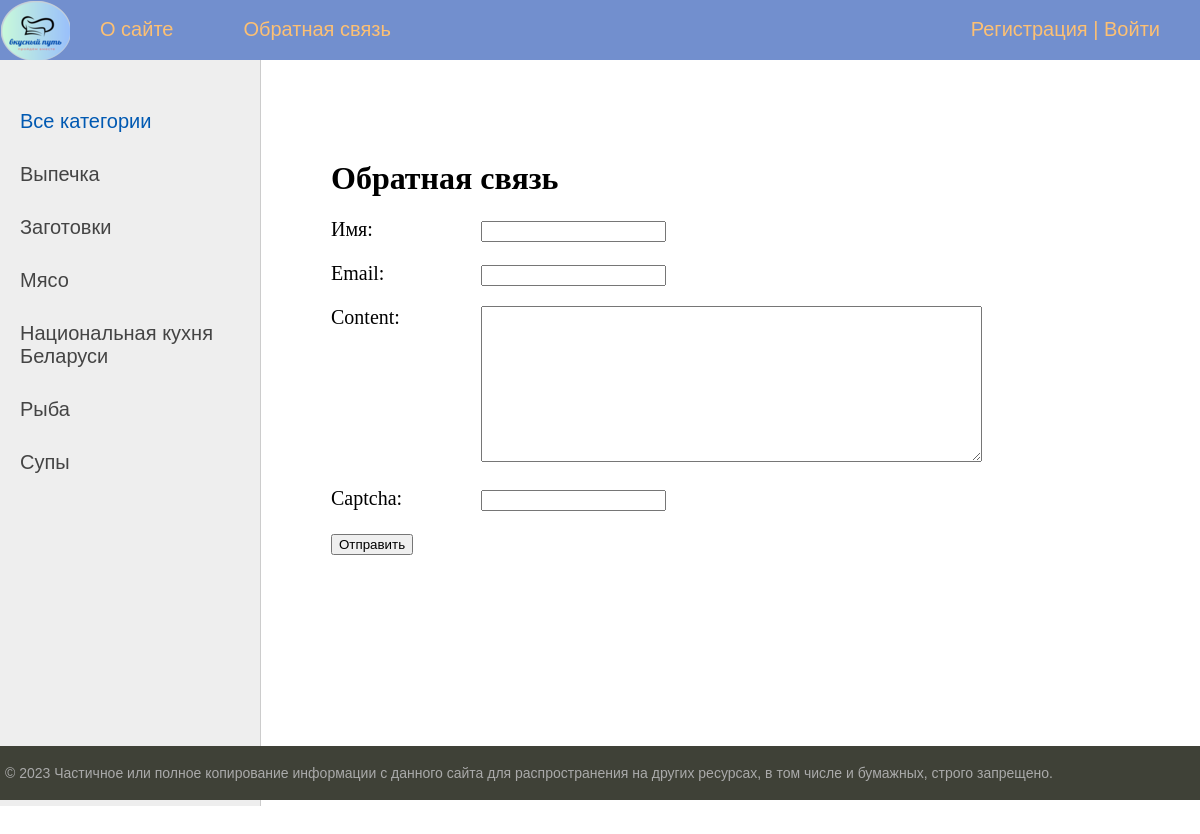
Page /contact/ on the committed database.
### delicious_way/models.py (models this page shows, shortened)
class Category(models.Model):
    name = models.CharField(max_length=100, db_index=True, verbose_name='Категория')
    slug = models.SlugField(max_length=255, unique=True, db_index=True, verbose_name="URL")
    def get_absolute_url(self):
        return reverse('category', kwargs={'cat_slug': self.slug})
    class Meta:
        verbose_name = 'Категория'
        verbose_name_plural = 'Категории'
        ordering = ['id']

### delicious_way/views.py (the view, shortened to what this page needs)
# urls.py: path('contact/', ContactFormView.as_view(), name='contact'),
class ContactFormView(DataMixin, FormView):
    form_class = ContactForm
    template_name = 'delicious_way/contact.html'
    success_url = reverse_lazy('home')
    def get_context_data(self, *, object_list=None, **kwargs):
        context = super().get_context_data(**kwargs)
        c_def = self.get_user_context(title="Обратная связь")
        return dict(list(context.items()) + list(c_def.items()))

### delicious_way/forms.py
class ContactForm(forms.Form):
    name = forms.CharField(label='Имя', max_length=255)
    email = forms.EmailField(label='Email')
    content = forms.CharField(widget=forms.Textarea(attrs={'cols': 60, 'rows': 10}))
    captcha = CaptchaField()

### delicious_way/utils.py (called while the page is built)
    def get_user_context(self, **kwargs):
        context = kwargs
        cats = Category.objects.annotate(Count('deliciousway'))
        user_menu = menu.copy()
        if not self.request.user.is_authenticated:
            user_menu.pop(1)
        context['menu'] = user_menu
        context['cats'] = cats
        if 'cat_selected' not in context:
            context['cat_selected'] = 0
        return context

### delicious_way/templates/delicious_way/contact.html (shortened to what this page needs)
{% extends 'delicious_way/base.html' %}
{% block content %}
<h1>{{title}}</h1>
<form method="post">
{% for f in form %}
<p><label class="form-label" for="{{ f.id_for_label }}">{{f.label}}: </label>{{ f }}</p>
{% endfor %}
    <button type="submit">Отправить</button>
</form>
<p>{% endblock %}

### delicious_way/templates/delicious_way/base.html (shortened to what this page needs)
{% load static %}
{% load delicious_way_tags %}
<!DOCTYPE html>
<html>
<head>
	<link type="text/css" href="{% static 'delicious_way/css/styles.css' %}" rel="stylesheet" />
</head>
<body>
<table class="table-page" border=0 cellpadding="0" cellspacing="0">
<tr><td valign=top>
{% block mainmenu %}
		<div class="header">
			<ul id="mainmenu" class="mainmenu">
			<li class="logo"><a href="{% url 'home' %}"><div class="logo"></div></a></li>
{% for m in menu %}
			<li><a href="{% url m.url_name %}">{{m.title}}</a></li>
{% endfor %}
			{% if request.user.is_authenticated %}
			<li class="last"> {{user.username}} | <a href="{% url 'logout' %}">Выйти</a></li>
			{% else %}
			<li class="last"><a href="{% url 'register' %}">Регистрация</a> | <a href="{% url 'login' %}">Войти</a></li>
			{% endif %}
			</ul>
		</div>
{% endblock mainmenu %}
<table class="table-content" border=0 cellpadding="0" cellspacing="0">
<tr>
	<td valign="top" class="left-chapters">
	<ul id="leftchapters">
{% if cat_selected == 0 %}
                   <li class="selected">Все категории</li>
{% else %}
                   <li><a href="{% url 'home' %}">Все категории</a></li>
{% endif %}
{% for c in cats %}
{% if c.deliciousway__count > 0 %}
         {% if c.pk == cat_selected %}
                   <li class="selected">{{c.name}}</li>
         {% else %}
                   <li><a href="{{ c.get_absolute_url }}">{{c.name}}</a></li>
         {% endif %}
{% endif %}
{% endfor %}
	</ul>
</td>
<td valign="top" class="content">
	<div class="content-text">
{% block content %}
{% endblock %}
	</div>
</td></tr></table>
</td></tr>
<tr><td valign=top>
	<div id="footer">
		<p>&copy; 2023 Частичное или полное копирование информации с данного сайта для распространения на других ресурсах, в том числе и бумажных, строго запрещено.</p>
	</div>
</td></tr></table>
</body>
</html>

### delicious_way/static/delicious_way/css/styles.css (style rules this page uses)
html, body { font-family: 'Arial'; margin: 0; padding: 0; height: 100%; width: 100%; color: #444; }
a { color: #0059b2; text-decoration: none; }
.table-page { width: 100%; height: 100%; vertical-align: top; }
.table-page tr { height: 100%; }
.header { background: #728FCE; height: 60px; }
.logo { background: url('../images/my_logo_new.png') no-repeat 1px 1px; width: 70px; height: 60px; }
ul.mainmenu { list-style: none; margin: 0; padding: 0; height: 60px; color: #fdc073; font-size: 20px; overflow: hidden; }
ul.mainmenu li { float: left; margin: 18px 40px 0 30px; }
ul.mainmenu li.logo { margin: 0; }
ul.mainmenu li.last { float: right; }
ul.mainmenu li a { color: #fdc073; text-decoration: none; }
.table-content { width: 100%; min-height: 100%; height: 100%; }
.left-chapters { margin: 0; background: #eee; border-right: 1px solid #ccc; min-height: 100%; }
.left-chapters ul { width: 230px; min-height: 100%; margin: 0; padding: 20px 10px 10px 20px; list-style: none; font-size: 20px; }
.left-chapters ul li { margin: 30px 0 0 0; color: #999; }
.left-chapters ul li.selected { color: #0059b2; }
.left-chapters ul li a { color: #444; text-decoration: none; }
.content { padding: 40px 20px 20px 40px; width: 100%; box-sizing: border-box; }
.content-text { margin: 60px 0 0 30px; color: #000; font-size: 20px; font-family: Yandex Sans Display Light; }
.content-text h1 { font-size: 32px; }
#footer { box-sizing: border-box; background: #3F4137; padding: 5px; color: #aaa; font-size: 14px; font-family: Verdana, Geneva, Arial, Helvetica; text-align: left; overflow: hidden; }
.form-label { display: inline-block; min-width: 150px; vertical-align: top; }

### rows in the picture
Category: name "Выпечка"
Category: name "Заготовки"
Category: name "Мясо"
Category: name "Национальная кухня Беларуси"
Category: name "Рыба"
Category: name "Супы"

### other values in the picture
{{ m.title }} "О сайте" "Обратная связь"
{{ title }} "Обратная связь"
{{ f.label }} "Имя" "Email" "Content" "Captcha"
